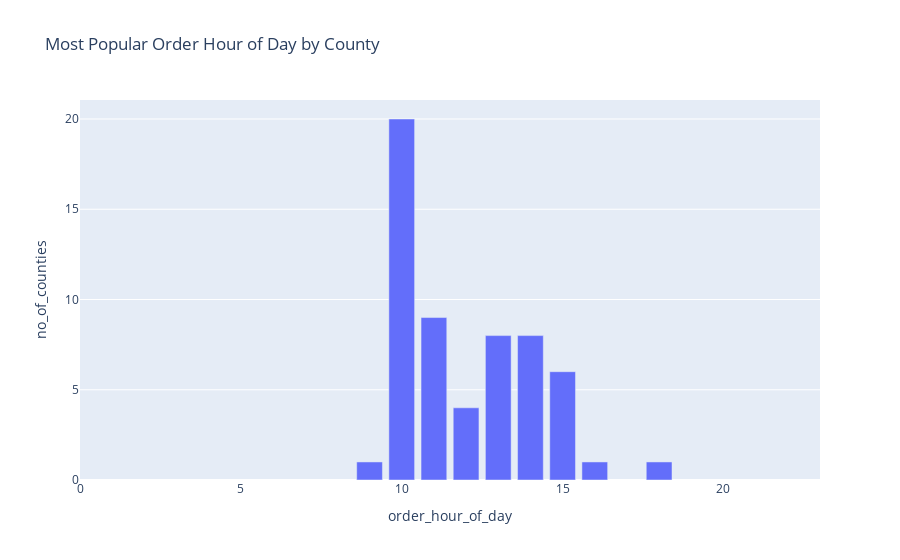

Source (notebook cell):
### Markdown cell above
Top Order Hour by County

### Code cell
#Top Order Hour pro County ermitteln
top_hour = df.groupby('county', as_index=False).agg({'order_hour_of_day' : lambda x: x.mode().iat[0]}).sort_values(by = 'order_hour_of_day', ascending= True)

#Nach Order hour gruppieren
px.bar(top_hour.groupby('order_hour_of_day', as_index= False)['county'].count().rename(columns={'county' : 'no_of_counties'}), 
        x= 'order_hour_of_day', 
        y= 'no_of_counties', 
        title= 'Most Popular Order Hour of Day by County', 
        range_x = [0, 23])

### Figure 1 — Plotly figure (JSON) as saved in the notebook; plotly's stock layout.template omitted (floating-point values rounded to 4 significant figures)
{"data": [{"alignmentgroup": "True", "hovertemplate": "order_hour_of_day=%{x}<br>no_of_counties=%{y}<extra></extra>", "legendgroup": "", "marker": {"color": "#636efa"}, "name": "", "offsetgroup": "", "orientation": "v", "showlegend": false, "textposition": "auto", "type": "bar", "x": [9, 10, 11, 12, 13, 14, 15, 16, 18], "xaxis": "x", "y": [1, 20, 9, 4, 8, 8, 6, 1, 1], "yaxis": "y"}], "layout": {"barmode": "relative", "legend": {"tracegroupgap": 0}, "title": {"text": "Most Popular Order Hour of Day by County"}, "xaxis": {"anchor": "y", "domain": [0, 1], "range": [0, 23], "title": {"text": "order_hour_of_day"}}, "yaxis": {"anchor": "x", "domain": [0, 1], "title": {"text": "no_of_counties"}}}}
